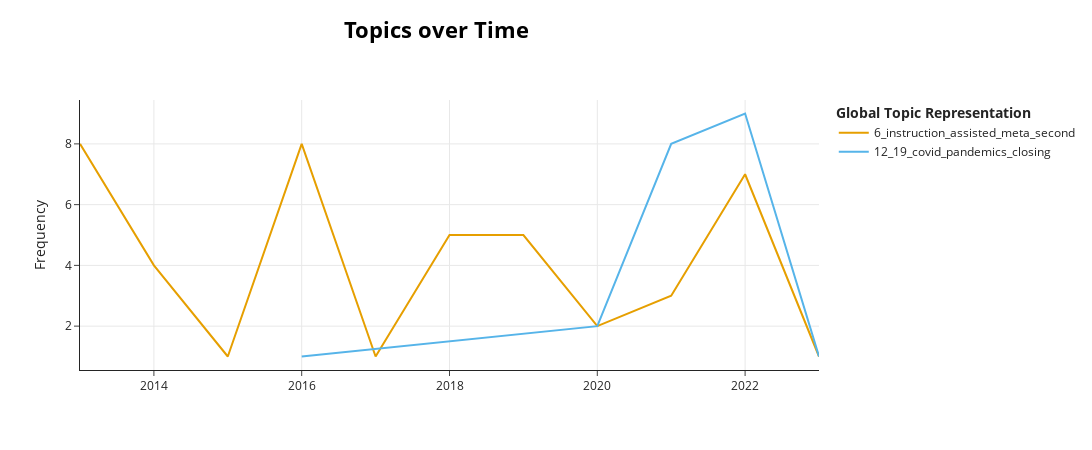

The cell this chart's notebook holds for it:
### Code cell
model.visualize_topics_over_time(topics_over_time, topics=[6, 12])
#COVID-19 Topic
#meta studies

### Figure 1 — Plotly figure (JSON) as saved in the notebook; plotly's stock layout.template omitted (floating-point values rounded to 4 significant figures)
{"data": [{"hoverinfo": "text", "hovertext": ["<b>Topic 6</b><br>Words: instruction, second, assisted, learning, language", "<b>Topic 6</b><br>Words: meta, instruction, assisted, computer, second", "<b>Topic 6</b><br>Words: formation, sequential, applied, research, implementation", "<b>Topic 6</b><br>Words: instruction, assisted, second, language, computer", "<b>Topic 6</b><br>Words: learning, reviews, receptive, hypermedia, intelligent", "<b>Topic 6</b><br>Words: instruction, meta, computer, assisted, language", "<b>Topic 6</b><br>Words: instruction, learning, assisted, second, meta", "<b>Topic 6</b><br>Words: research, bias, monolingualism, instruction, assisted", "<b>Topic 6</b><br>Words: size, instruction, assisted, linguistics, meta", "<b>Topic 6</b><br>Words: meta, instruction, learning, second, language", "<b>Topic 6</b><br>Words: automation, reviews, literature, speech, second"], "marker": {"color": "#E69F00"}, "mode": "lines", "name": "6_instruction_assisted_meta_second", "type": "scatter", "x": [2013, 2014, 2015, 2016, 2017, 2018, 2019, 2020, 2021, 2022, 2023], "y": [8, 4, 1, 8, 1, 5, 5, 2, 3, 7, 1]}, {"hoverinfo": "text", "hovertext": ["<b>Topic 12</b><br>Words: management, closing, emergency, disasters, crisis", "<b>Topic 12</b><br>Words: 19, covid, pandemics, closing, disease", "<b>Topic 12</b><br>Words: 19, covid, pandemics, closing, online", "<b>Topic 12</b><br>Words: 19, covid, pandemics, online, courses", "<b>Topic 12</b><br>Words: 19, covid, pandemics, relationship, seminars"], "marker": {"color": "#56B4E9"}, "mode": "lines", "name": "12_19_covid_pandemics_closing", "type": "scatter", "x": [2016, 2020, 2021, 2022, 2023], "y": [1, 2, 8, 9, 1]}], "layout": {"height": 450, "hoverlabel": {"bgcolor": "white", "font": {"family": "Rockwell", "size": 16}}, "legend": {"title": {"text": "<b>Global Topic Representation"}}, "title": {"font": {"color": "Black", "size": 22}, "text": "<b>Topics over Time</b>", "x": 0.4, "xanchor": "center", "y": 0.95, "yanchor": "top"}, "width": 1250, "xaxis": {"showgrid": true}, "yaxis": {"showgrid": true, "title": {"text": "Frequency"}}}}
